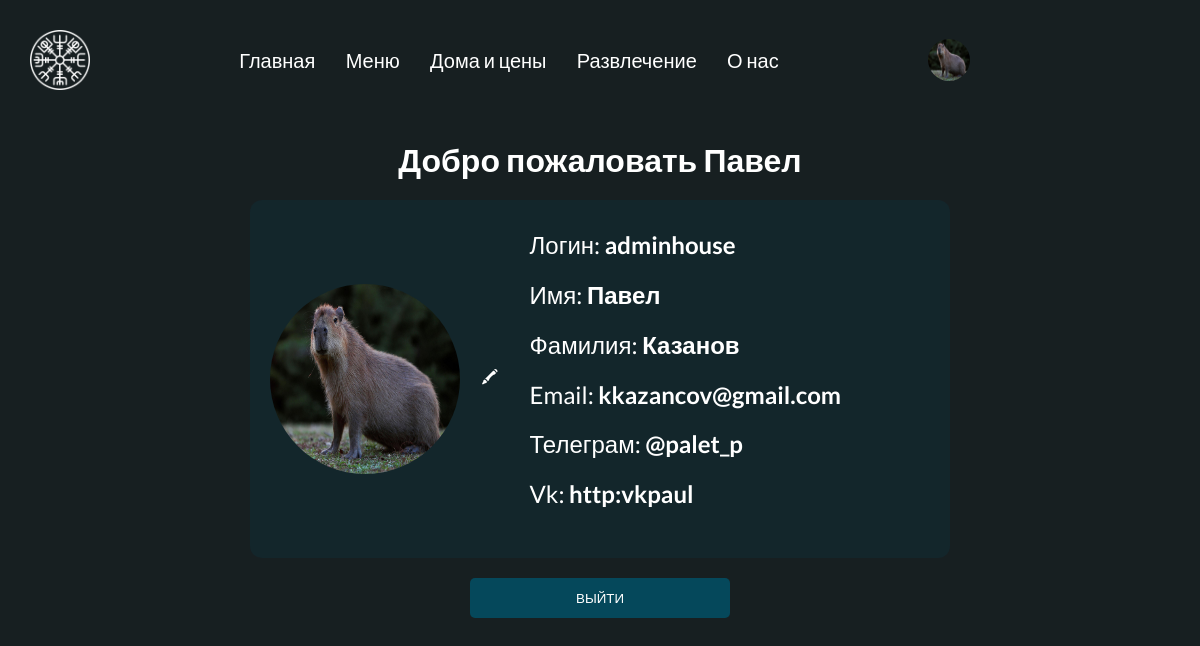
/profile/ (signed in), run on the app's committed database.
### users/models.py (models this page shows, shortened)
class Profile(models.Model):
    user = models.OneToOneField(User, on_delete=models.CASCADE, null=False, blank=False)
    name = models.CharField(max_length=50, blank=False, null=False)
    username = models.CharField(max_length=100, blank=False, null=False)
    surname = models.CharField(max_length=50, blank=False, null=False)
    profile_image = models.ImageField(upload_to='profiles/', default='profiles/user.png')
    telegram = models.CharField(max_length=100, blank=True, null=True)
    vk = models.CharField(max_length=200, blank=True, null=True)
    email = models.CharField(max_length=50, blank=False, null=False)
    created = models.DateTimeField(auto_now_add=True)

### users/views.py (the view)
# urls.py: path('profile/', views.profile, name='profile'),
@login_required(login_url='login')
def profile(request):
    prof = request.user.profile
    context = {'profile': prof}
    return render(request, 'users/profile.html', context)

### users/templates/users/profile.html (shortened to what this page needs)
{% extends 'mainapp/base.html' %}
{% block content %}
{% if page == 'edit-profile' %}
<div class="wrapper-account">
    <h1>Редактирование профиля</h1>
    <div class="account">
        <form action="{% url 'edit-profile' %}" class="edit__form_profile" method="post" enctype="multipart/form-data">
            <a href="{% url 'profile' %}"><i class="exit_icon" title="Отменить редактирование">&#10060;</i></a>
            {% csrf_token %}
            {% for field in form %}
                <div class="form__field" style="display: flex; align-items: center;">
                    <label for="formInput#text">{{ field.label }}</label>
                    {{ field }}
                </div>
            {% endfor %}
            <input type="submit" class="btn_submit btn_submit__center" value="Сохранить">
        </form>
    </div>
    <div>
    </div>
</div>
{% else %}
<div class="wrapper-account">
    <h1>Добро пожаловать {{ profile.name }}</h1>
    <div class="account">
        <img src="{{ profile.profile_image.url }}" class="user_img" alt="Изображение пользователя">
        <i><a href="{% url 'edit-profile' %}">&#128397;</a></i>
        <div class="info--user">
            <ul>
                <li><span class="text--user">Логин: <b>{{ profile.username }}</b></span></li>
                <li><span class="text--user">Имя: <b>{{ profile.name }}</b></span></li>
                <li><span class="text--user">Фамилия: <b>{{ profile.surname }}</b></span></li>
                <li><span class="text--user">Email: <b>{{ profile.email }}</b></span></li>
                {% if profile.telegram %}
                <li><span class="text--user">Телеграм: <b>{{ profile.telegram }}</b></span></li>
                {% endif %}
                {% if profile.vk %}
                <li><span class="text--user"> Vk: <b>{{ profile.vk }}</b></span></li>
                {% endif %}
            </ul>
        </div>
    </div>
    <div>
        <form method="post" action="{% url 'logout' %}">
            <button class="btn_submit btn_submit__center">Выйти</button>
        </form>
    </div>
</div>
{% endif %}
{% endblock %}

### mainapp/templates/includes/navbar.html (shortened to what this page needs)
{% load static %}
<header>
  <nav class="navigation">
    <a href="{% url 'home' %}">
      <div class="logo_nav"></div>
    </a>
    <ul>
      <li><a href="{% url 'home' %}">Главная</a></li>
      <li><a href="{% url 'menu' %}">Меню</a></li>
      <li><a href="{% url 'service' %}">Дома и цены</a></li>
      <li><a href="{% url 'entertainment' %}">Развлечение</a></li>
      <li><a href="{% url 'about' %}">О нас</a></li>
    </ul>
    {% if request.user.is_authenticated %}
      {% if user.profile.profile_image.url %}
          <img class="user" src="{{ user.profile.profile_image.url }}" alt="Пользователь">
      {% else %}
          <img class="user" src="{% static 'mainapp/user.png' %}" alt="Пользователь">
      {% endif %}
    {% else %}
    <a href="{% url 'login' %}">
      <img class="user" src="{% static 'mainapp/user.png' %}" alt="Войти" />
    </a>
    {% endif %}
  </nav>
</header>

### mainapp/static/css/base.css (style rules this page uses)
* { margin: 0 auto; padding: 0; box-sizing: border-box; max-width: 2000px; font-family: var(--lato); font-style: normal; text-decoration: none; list-style: none; background-repeat: no-repeat; }
body { background: var(--green); }
a { margin: 0;color: var(--white); }
button { border: none; }
:root { --black: #17181d; --white: #fff; --green: #171f21; --blue: #05485b; --olive: #808040; --form_color: #bed2d8; --input_color: rgb(171, 171, 71); --input_warning: rgba(139, 189, 136, 0.702); --btn_positive: #4e6064; --vikings: "Noto Sans Runic", sans-serif; --lato: "Lato", sans-serif; --tr_button: all 1s; }
.btn_submit { background: var(--blue); border: none; width: 260px; height: 40px; cursor: pointer; border-radius: 5px; color: var(--white); text-transform: uppercase; margin: 20px; }
.logo_nav { background-image: url(../mainapp/logo_nav.png); width: 60px; height: 60px; background-size: cover; }
header { padding: 30px; position: sticky; background: #171f21; z-index: 10; }
.navigation { display: flex; align-items: center; }
.navigation ul { display: flex; justify-content: space-evenly; align-items: center; width: 50%; max-width: 60%; }
.navigation li { color: var(--white); font-size: 20px; cursor: pointer; }
.user { width: 42px; height: 42px; cursor: pointer; margin: 0; margin-right: 200px; border-radius: 56px }
.wrapper-account { text-align: center; color: var(--white); margin: 20px; }
.wrapper-account h1 { margin: 20px; }
.account { display: flex; align-items: center; margin: 0; width: 700px; background: #05485b2d; margin: 0 auto; border-radius: 12px; }
.account i { cursor: pointer; width: 20px; }
.user_img { width: 190px; height: 190px; border-radius: 107px; margin: 20px; cursor: pointer; }
.info--user { width: 400px; text-align: left; margin: 30px; }
.info--user li { margin-bottom: 20px; }
.text--user { font-size: 24px; font-weight: 400; padding: 20px 0; }

### data on the page
Profile: name "Павел", profile_image (picture), username "adminhouse", surname "Казанов", email "kkazancov@gmail.com", telegram "@palet_p", vk "http:vkpaul"
